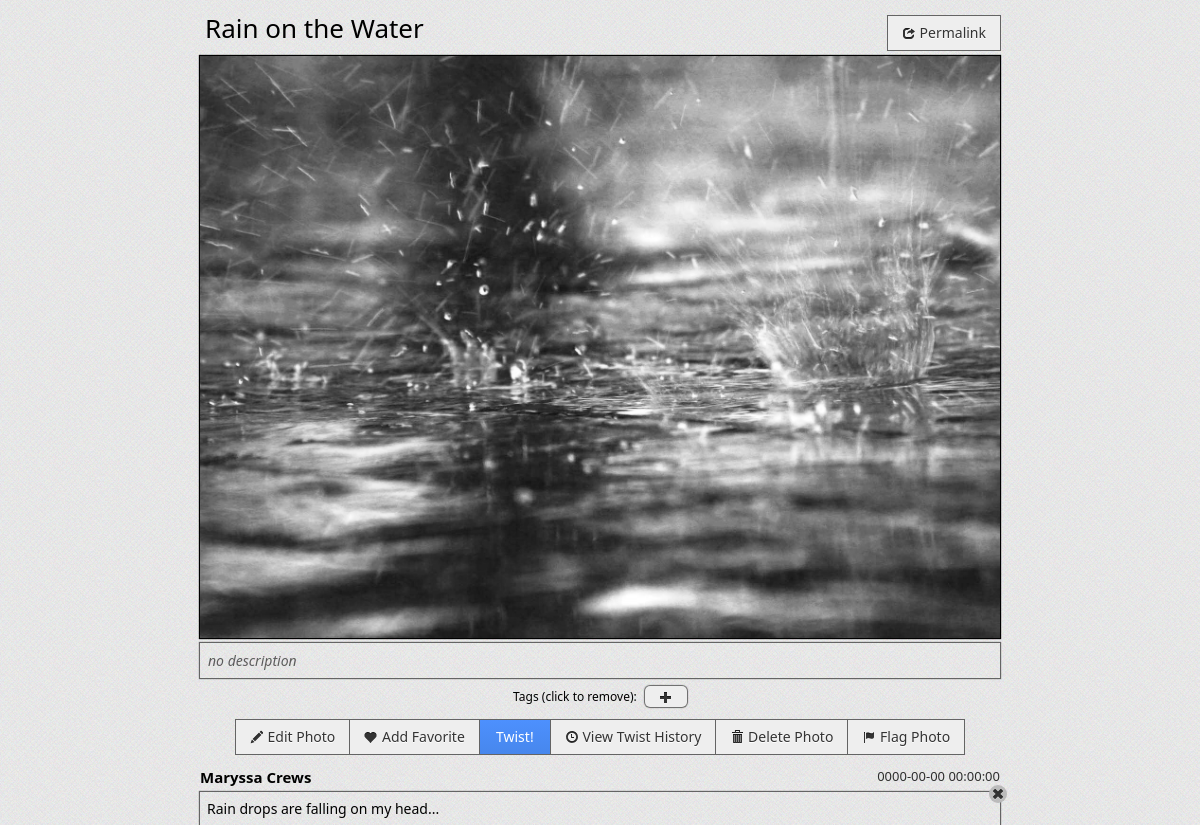
The page /view.php?p_id=1&a_id=1 on the database its author committed.
### tables this page shows
CREATE TABLE photos(
  id INTEGER PRIMARY KEY AUTO_INCREMENT,
  title VARCHAR(255) DEFAULT "photo",
  description TEXT,
  path VARCHAR(255) NOT NULL,
  private BOOLEAN DEFAULT FALSE,
  views INTEGER DEFAULT 0,
  parent_photo_id INTEGER,
  album_id INTEGER NOT NULL,
  FOREIGN KEY (parent_photo_id) REFERENCES photos(id)
    ON UPDATE Cascade
    ON DELETE Cascade,
  FOREIGN KEY (album_id) REFERENCES albums(id)
    ON UPDATE Cascade
    ON DELETE Cascade,
  updated_at TIMESTAMP DEFAULT '0000-00-00 00:00:00',
  created_at TIMESTAMP DEFAULT '0000-00-00 00:00:00'
);

CREATE TABLE comments(
  id INTEGER PRIMARY KEY AUTO_INCREMENT,
  text TEXT NOT NULL,
  user_id INTEGER,
  photo_id INTEGER,
  FOREIGN KEY (user_id) REFERENCES users(id)
    ON UPDATE Cascade
    ON DELETE Cascade,
  FOREIGN KEY (photo_id) REFERENCES photos(id)
    ON UPDATE Cascade
    ON DELETE Cascade,
  updated_at TIMESTAMP DEFAULT '0000-00-00 00:00:00',
  created_at TIMESTAMP DEFAULT '0000-00-00 00:00:00'
);

CREATE TABLE users(
  id INTEGER PRIMARY KEY AUTO_INCREMENT,
  suspended INTEGER DEFAULT FALSE,
  email VARCHAR(255) UNIQUE NOT NULL,
  password_hash VARCHAR(255) NOT NULL,
  name VARCHAR(255) NOT NULL,
  city VARCHAR(255),
  state VARCHAR(255),
  country VARCHAR(255),
  bio TEXT,
  admin BOOLEAN DEFAULT FALSE,
  updated_at TIMESTAMP DEFAULT '0000-00-00 00:00:00',
  created_at TIMESTAMP DEFAULT '0000-00-00 00:00:00',
  last_login timestamp default CURRENT_TIMESTAMP()
);

### include/headCode.php (called while the page is built, shortened)
<?php
  $relativeDirectory = str_replace(basename($_SERVER['PHP_SELF']), '', $_SERVER['PHP_SELF']);
  $baseURL = "http://" . $_SERVER['HTTP_HOST'] . $relativeDirectory;
  $viewURL = $baseURL . 'viewStandard.php';
  $editURL = $baseURL . 'edit.php';
  $twistURL = $baseURL . 'twist.php';
  $twistHistoryURL = $baseURL . 'twistHistory.php';
  $favoriteHandlerURL = $baseURL . 'favorite.processor.php';
  $deleteHandlerURL = $baseURL . 'delete.processor.php';
  $deleteCommentURL = $baseURL . 'delete.comment.php';
  $flagContentURL = $baseURL . 'flag.processor.php';
  function sql($query){
    $result = mysql_query($query) or die (mysql_error());
    return $result;
  }
?>

### view.php (the view, shortened to what this page needs)
<?php INCLUDE_ONCE 'include/headCode.php';?>
<!DOCTYPE html>
<head>
	<?php INCLUDE 'include/cssAndJsIncludes.php';?>
</head>
<body>
<?php
    $photo_id = $_REQUEST['p_id'];
    $album_id = $_REQUEST['a_id'];
    if(!isset($photo_id))
    {
        $_SESSION['error'] = 'Error! You need to select a photo to view.';
        $_SESSION['redirect'] = $indexURL;
        echo 'redirectParent(\''.$errorURL.'\');';
    }
    else
    {
        $query = "select title, description, path, private, album_id from photos where id = '".$photo_id."';";
        $result_photo = sql($query);
        if($row = mysql_fetch_array($result_photo))
        {
            $photo_title = $row["title"];
            $pathname = $row["path"];
            $album_id = $row["album_id"];
            $description = $row["description"];
        }
        $query = "select text, c.id, c.updated_at, u.name from photos p JOIN comments c JOIN users u where p.id = ".$photo_id." AND p.id = c.photo_id AND u.id = c.user_id order by c.updated_at desc;";
		$result_comments = sql($query);
    }
?>
<div class="bigPhoto" >
	<div class="bigPhotoContainer">
		<div class="photoTitle"><?php echo $photo_title;?></div>
		<div class="permalink"><a class="m-btn thinBorder_light" href="javascript:;" onclick="redirectParent('<?php echo $viewURL.'?p_id='.$photo_id.'&a_id='.$album_id?>');"><i class="icon-share"></i> Permalink</a></div>
		<img src="<?php echo $pathname;?>" alt="<?php echo $pathname;?>">
		<div class="photoDesc">
		<?php
			if (strlen($description) > 0) {
				echo $description;
			} else {
				echo '<span class="noDesc">no description</span>';
			}
		?>
		</div>
	</div>
	<div id="tags">
		Tags (click to remove):
		<a href="javascript:;" id="showAddTags" class="m-btn mini rnd tag"><i class="icon-plus"></i></a>
	</div>
	<div id="photoOptions">
		<div class="m-btn-group">
			<?php
			echo '<a class="m-btn" id="' . $photo_id . '" href="javascript:;" onclick="redirectParent(\''.$editURL.'?p_id='.$photo_id.'&a_id='.$album_id . '\');">'.
				'<i class="icon-pencil"></i> Edit Photo</a>';
			echo '<a class="m-btn" id="' . $photo_id . '" href="javascript:;" onclick="redirectParent(\''.$favoriteHandlerURL.'?p_id='.$photo_id.'&a_id='.$album_id. '\');">'.
				'<i class="icon-heart"></i> Add Favorite</a>';
			echo '<a class="m-btn blue" id="' . $photo_id . '" href="javascript:;" onclick="redirectParent(\''.$twistURL.'?p_id='.$photo_id.'&a_id='.$album_id. '\');">'.
				'Twist!</a>';
			echo '<a class="m-btn" id="' . $photo_id . '" href="javascript:;" onclick="redirectParent(\''.$twistHistoryURL.'?p_id='.$photo_id.'&a_id='.$album_id. '\');">'.
				'<i class="icon-time"></i> View Twist History</a>';
			echo '<a class="m-btn" id="' . $photo_id . '" href="javascript:;" onclick="redirectParent(\''.$deleteHandlerURL.'?p_id='.$photo_id.'&a_id='.$album_id. '\');">'.
				'<i class="icon-trash"></i> Delete Photo</a>';
			echo '<a class="m-btn" id="' . $photo_id . '" href="'.$flagContentURL.'?p_id='.$photo_id.'&a_id='.$album_id. '">'.
				'<i class="icon-flag"></i> Flag Photo</a>';
			?>
		</div>
	</div>
	<div class="comments">
		<?php
			while($row = mysql_fetch_array($result_comments))
			{
				echo '<div class="comment">';
				echo '<div class="comment_user">'.$row["name"].'</div><div class="comment_time">'.$row["updated_at"].'</div>';
				echo '<div class="comment_body">'.$row["text"];
				echo '<a href="'.$deleteCommentURL.'?a_id='.$album_id.'&p_id='.$photo_id.'&c_id='.$row["id"].'"><i class="deleteCommentBtn"></i></a>';
				echo '<a href="'.$flagContentURL.'?a_id='.$album_id.'&p_id='.$photo_id.'&c_id='.$row["id"].'"><i class="flagCommentBtn"></i></a></div>';
				echo '</div>';
			}
		?>
	</div>
</div>
</body>
</html>

### styles/styles.css (style rules this page uses)
body { background-image: url('../img/bg.png'); margin: 0px; font-family: 'Segoe UI', Helvetica, Arial, sans-serif; font-size: 14px; }
html, body { height: 100%; }
a { text-decoration: none; color: #000; }
.thinBorder_light { border: 1px solid rgba(100, 100, 100, 1) !important; }
.m-btn { margin-top: 0 !important; }
.bigPhoto { width: 800px; margin: 0 auto; }
.bigPhotoContainer { position: relative; display: table; margin: 0 auto; }
.bigPhoto img { -webkit-box-shadow: 0 0 1px 1px rgba(0, 0, 0, 1); }
.photoTitle { font-size: 26px; padding: 10px 5px; }
.permalink { position: absolute; right: -1px; top: 15px; }
#photoOptions { text-align: center; margin-top: 12px; }
#photoOptions a { border: 1px solid rgba(100, 100, 100, 1); }
.photoDesc { margin-top: 1px; margin-bottom: 10px; padding: 8px; -webkit-box-shadow: 0 0 1px 1px rgba(100, 100, 100, 1); }
.noDesc { opacity: 0.6; font-style: italic; }
#tags { margin-top: -2px; font-size: 12px; text-align: center; }
.tag { -webkit-box-shadow: 0 0 1px 1px rgba(100, 100, 100, 1); margin-left: 5px !important; }
#showAddTags { padding: 4px 0; }
.comments { margin-bottom: 20px; }
.comment { margin: 8px 0; }
.comment_user { float: left; font-weight: bold; font-size: 15px; padding-bottom: 5px; }
.comment_time { float: right; font-size: 13px; opacity: 0.8; }
.comment_body { position: relative; clear: both; padding: 7px; -webkit-box-shadow: 0 0 1px 1px rgba(100, 100, 100, 1); }
.deleteCommentBtn { display: inline-block; width: 14px; height: 14px; margin-top: 0px; line-height: 14px; vertical-align: center; background-image: url(../metro/img/glyphicons-halflings.png); background-repeat: no-repeat; background-position: -310px 2px; position: absolute; right: -7px; top: -7px; padding: 2px; -webkit-border-radius: 9px; background-color: #bbb; }

### rows shown on the page
photos: title "Rain on the Water", path (picture)
comments: user.name "Maryssa Crews", updated_at "0000-00-00 00:00:00", text "Rain drops are falling on my head..."
